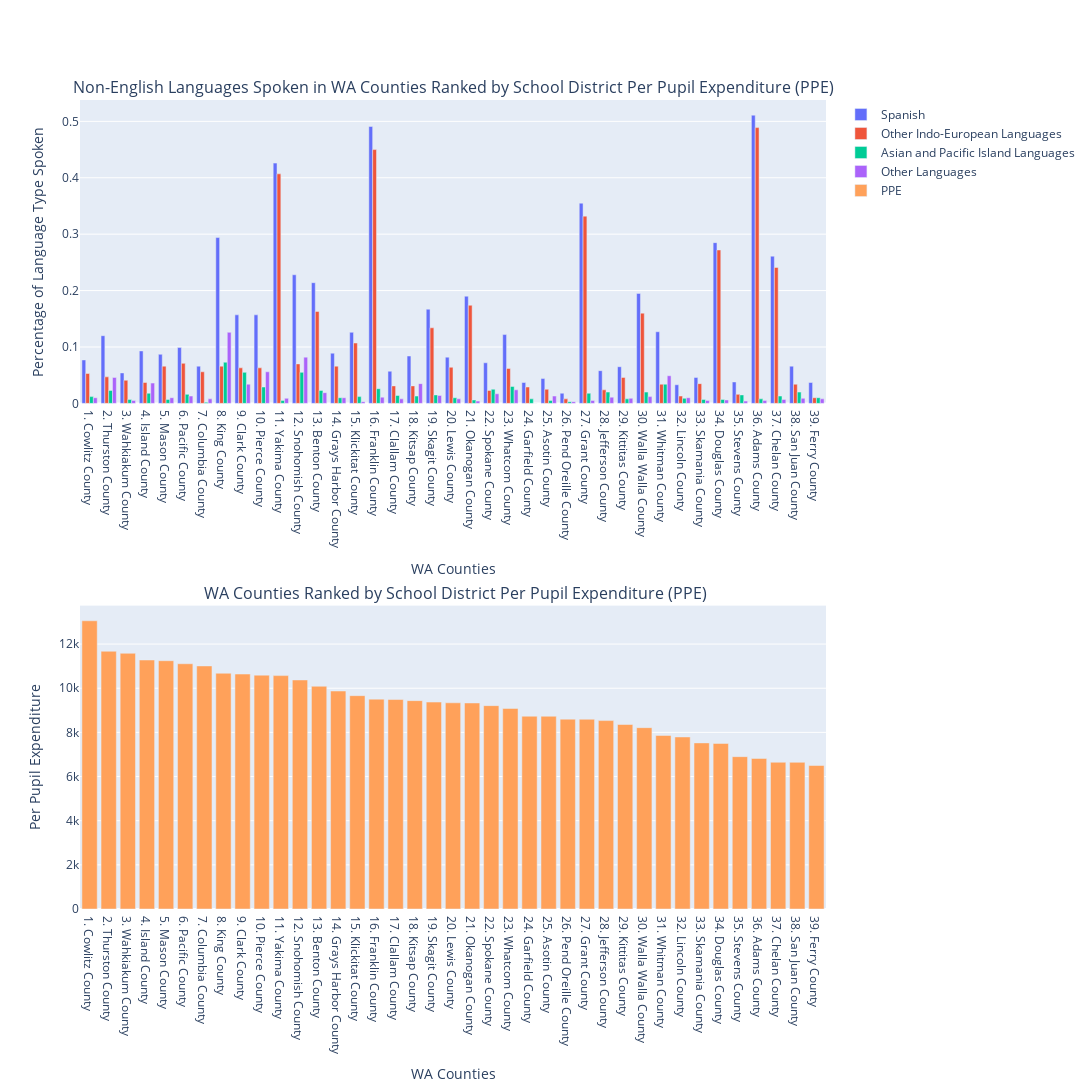

Notebook cell for this chart:
### Code cell
ppe_languages = ppe_languages.sort_values(by='ppe', ascending=False)
all_lang_colors = ['#636EFA', '#EF553B', "#00CC96", "#AB63FA", "#FFA15A"]
all_counties = []
for i in range(len(ppe_languages.index)):
    all_counties.append(str(i + 1) + ". " + ppe_languages.index[i])
all_lang_types = ppe_languages.iloc[:, 2:].columns
all_lang_labels = ['Spanish', 'Other Indo-European Languages', 'Asian and Pacific Island Languages', 'Other Languages']
fig2 = make_subplots(2, 1, subplot_titles=('Non-English Languages Spoken in WA Counties Ranked by School District Per Pupil Expenditure (PPE)',  
                                          ' WA Counties Ranked by School District Per Pupil Expenditure (PPE)'))

for i in range(len(all_lang_labels)):
    fig2.add_trace(go.Bar(x=all_counties,
                    y=ppe_languages[all_lang_types[i]],
                    name=all_lang_labels[i],
                    marker_color=all_lang_colors[i]
                    ), row = 1, col = 1)
fig2.add_trace(go.Bar(x=all_counties,
                y=ppe_languages['ppe'],
                name='PPE',
                marker_color=all_lang_colors[4]
                ), row = 2, col = 1)
fig2.update_layout(autosize=False, width=1300, height=1400)
fig2['layout']['xaxis']['title']='WA Counties'
fig2['layout']['xaxis2']['title']='WA Counties'
fig2['layout']['yaxis']['title']='Percentage of Language Type Spoken'
fig2['layout']['yaxis2']['title']='Per Pupil Expenditure'

fig2.show()

# Testing for all counties included and are sorted by the PPE
ppe_languages_sorted = ppe_languages.sort_values(by='ppe', ascending=False).index
for i in range(len(fig2.to_dict()['data'])):
    all_labels = fig2.to_dict()['data'][i]['x']
    for label, idx in zip(all_labels, ppe_languages_sorted):
        assert(label.split(' ', 1)[1] == idx), "Data does not match expected"

### Figure 1 — Plotly figure (JSON) as saved in the notebook; plotly's stock layout.template omitted (floating-point values rounded to 4 significant figures)
{"data": [{"marker": {"color": "#636EFA"}, "name": "Spanish", "type": "bar", "x": ["1. Cowlitz County", "2. Thurston County", "3. Wahkiakum County", "4. Island County", "5. Mason County", "6. Pacific County", "7. Columbia County", "8. King County", "9. Clark County", "10. Pierce County", "11. Yakima County", "12. Snohomish County", "13. Benton County", "14. Grays Harbor County", "15. Klickitat County", "16. Franklin County", "17. Clallam County", "18. Kitsap County", "19. Skagit County", "20. Lewis County", "21. Okanogan County", "22. Spokane County", "23. Whatcom County", "24. Garfield County", "25. Asotin County", "26. Pend Oreille County", "27. Grant County", "28. Jefferson County", "29. Kittitas County", "30. Walla Walla County", "31. Whitman County", "32. Lincoln County", "33. Skamania County", "34. Douglas County", "35. Stevens County", "36. Adams County", "37. Chelan County", "38. San Juan County", "39. Ferry County"], "xaxis": "x", "y": [0.077, 0.12, 0.054, 0.093, 0.087, 0.099, 0.066, 0.294, 0.157, 0.157, 0.426, 0.228, 0.214, 0.089, 0.126, 0.491, 0.057, 0.084, 0.167, 0.082, 0.19, 0.072, 0.122, 0.037, 0.044, 0.018, 0.355, 0.058, 0.065, 0.195, 0.127, 0.033, 0.046, 0.285, 0.038, 0.511, 0.261, 0.066, 0.037], "yaxis": "y"}, {"marker": {"color": "#EF553B"}, "name": "Other Indo-European Languages", "type": "bar", "x": ["1. Cowlitz County", "2. Thurston County", "3. Wahkiakum County", "4. Island County", "5. Mason County", "6. Pacific County", "7. Columbia County", "8. King County", "9. Clark County", "10. Pierce County", "11. Yakima County", "12. Snohomish County", "13. Benton County", "14. Grays Harbor County", "15. Klickitat County", "16. Franklin County", "17. Clallam County", "18. Kitsap County", "19. Skagit County", "20. Lewis County", "21. Okanogan County", "22. Spokane County", "23. Whatcom County", "24. Garfield County", "25. Asotin County", "26. Pend Oreille County", "27. Grant County", "28. Jefferson County", "29. Kittitas County", "30. Walla Walla County", "31. Whitman County", "32. Lincoln County", "33. Skamania County", "34. Douglas County", "35. Stevens County", "36. Adams County", "37. Chelan County", "38. San Juan County", "39. Ferry County"], "xaxis": "x", "y": [0.053, 0.047, 0.041, 0.037, 0.066, 0.071, 0.056, 0.066, 0.063, 0.063, 0.407, 0.07, 0.163, 0.066, 0.107, 0.45, 0.031, 0.031, 0.134, 0.064, 0.174, 0.023, 0.062, 0.029, 0.025, 0.008, 0.332, 0.024, 0.046, 0.16, 0.034, 0.013, 0.035, 0.272, 0.016, 0.489, 0.241, 0.034, 0.01], "yaxis": "y"}, {"marker": {"color": "#00CC96"}, "name": "Asian and Pacific Island Languages", "type": "bar", "x": ["1. Cowlitz County", "2. Thurston County", "3. Wahkiakum County", "4. Island County", "5. Mason County", "6. Pacific County", "7. Columbia County", "8. King County", "9. Clark County", "10. Pierce County", "11. Yakima County", "12. Snohomish County", "13. Benton County", "14. Grays Harbor County", "15. Klickitat County", "16. Franklin County", "17. Clallam County", "18. Kitsap County", "19. Skagit County", "20. Lewis County", "21. Okanogan County", "22. Spokane County", "23. Whatcom County", "24. Garfield County", "25. Asotin County", "26. Pend Oreille County", "27. Grant County", "28. Jefferson County", "29. Kittitas County", "30. Walla Walla County", "31. Whitman County", "32. Lincoln County", "33. Skamania County", "34. Douglas County", "35. Stevens County", "36. Adams County", "37. Chelan County", "38. San Juan County", "39. Ferry County"], "xaxis": "x", "y": [0.012, 0.023, 0.007, 0.018, 0.007, 0.016, 0.002, 0.073, 0.055, 0.029, 0.005, 0.055, 0.023, 0.01, 0.012, 0.026, 0.014, 0.013, 0.015, 0.01, 0.006, 0.025, 0.03, 0.008, 0.005, 0.003, 0.018, 0.02, 0.008, 0.02, 0.034, 0.009, 0.007, 0.007, 0.015, 0.008, 0.013, 0.02, 0.01], "yaxis": "y"}, {"marker": {"color": "#AB63FA"}, "name": "Other Languages", "type": "bar", "x": ["1. Cowlitz County", "2. Thurston County", "3. Wahkiakum County", "4. Island County", "5. Mason County", "6. Pacific County", "7. Columbia County", "8. King County", "9. Clark County", "10. Pierce County", "11. Yakima County", "12. Snohomish County", "13. Benton County", "14. Grays Harbor County", "15. Klickitat County", "16. Franklin County", "17. Clallam County", "18. Kitsap County", "19. Skagit County", "20. Lewis County", "21. Okanogan County", "22. Spokane County", "23. Whatcom County", "24. Garfield County", "25. Asotin County", "26. Pend Oreille County", "27. Grant County", "28. Jefferson County", "29. Kittitas County", "30. Walla Walla County", "31. Whitman County", "32. Lincoln County", "33. Skamania County", "34. Douglas County", "35. Stevens County", "36. Adams County", "37. Chelan County", "38. San Juan County", "39. Ferry County"], "xaxis": "x", "y": [0.01, 0.046, 0.005, 0.036, 0.01, 0.013, 0.008, 0.126, 0.034, 0.056, 0.009, 0.082, 0.019, 0.01, 0.003, 0.011, 0.008, 0.035, 0.014, 0.008, 0.004, 0.017, 0.024, 0, 0.013, 0.003, 0.005, 0.011, 0.009, 0.012, 0.049, 0.01, 0.005, 0.006, 0.004, 0.005, 0.007, 0.009, 0.008], "yaxis": "y"}, {"marker": {"color": "#FFA15A"}, "name": "PPE", "type": "bar", "x": ["1. Cowlitz County", "2. Thurston County", "3. Wahkiakum County", "4. Island County", "5. Mason County", "6. Pacific County", "7. Columbia County", "8. King County", "9. Clark County", "10. Pierce County", "11. Yakima County", "12. Snohomish County", "13. Benton County", "14. Grays Harbor County", "15. Klickitat County", "16. Franklin County", "17. Clallam County", "18. Kitsap County", "19. Skagit County", "20. Lewis County", "21. Okanogan County", "22. Spokane County", "23. Whatcom County", "24. Garfield County", "25. Asotin County", "26. Pend Oreille County", "27. Grant County", "28. Jefferson County", "29. Kittitas County", "30. Walla Walla County", "31. Whitman County", "32. Lincoln County", "33. Skamania County", "34. Douglas County", "35. Stevens County", "36. Adams County", "37. Chelan County", "38. San Juan County", "39. Ferry County"], "xaxis": "x2", "y": [13050.0, 11670.0, 11580.0, 11280.0, 11250.0, 11110.0, 11010.0, 10680.0, 10640.0, 10590.0, 10570.0, 10370.0, 10090.0, 9873.0, 9662.0, 9506.0, 9487.0, 9438.0, 9372.0, 9339.0, 9331.0, 9211.0, 9085.0, 8732.0, 8731.0, 8599.0, 8593.0, 8534.0, 8356.0, 8214.0, 7858.0, 7792.0, 7523.0, 7499.0, 6900.0, 6820.0, 6646.0, 6643.0, 6499.0], "yaxis": "y2"}], "layout": {"annotations": [{"font": {"size": 16}, "showarrow": false, "text": "Non-English Languages Spoken in WA Counties Ranked by School District Per Pupil Expenditure (PPE)", "x": 0.5, "xanchor": "center", "xref": "paper", "y": 1, "yanchor": "bottom", "yref": "paper"}, {"font": {"size": 16}, "showarrow": false, "text": " WA Counties Ranked by School District Per Pupil Expenditure (PPE)", "x": 0.5, "xanchor": "center", "xref": "paper", "y": 0.375, "yanchor": "bottom", "yref": "paper"}], "autosize": false, "height": 1400, "width": 1300, "xaxis": {"anchor": "y", "autorange": true, "domain": [0, 1], "range": [-0.5, 38.5], "title": {"text": "WA Counties"}, "type": "category"}, "xaxis2": {"anchor": "y2", "autorange": true, "domain": [0, 1], "range": [-0.5, 38.5], "title": {"text": "WA Counties"}, "type": "category"}, "yaxis": {"anchor": "x", "autorange": true, "domain": [0.625, 1], "range": [0, 0.5379], "title": {"text": "Percentage of Language Type Spoken"}, "type": "linear"}, "yaxis2": {"anchor": "x2", "autorange": true, "domain": [0, 0.375], "range": [0, 13740.0], "title": {"text": "Per Pupil Expenditure"}, "type": "linear"}}}
